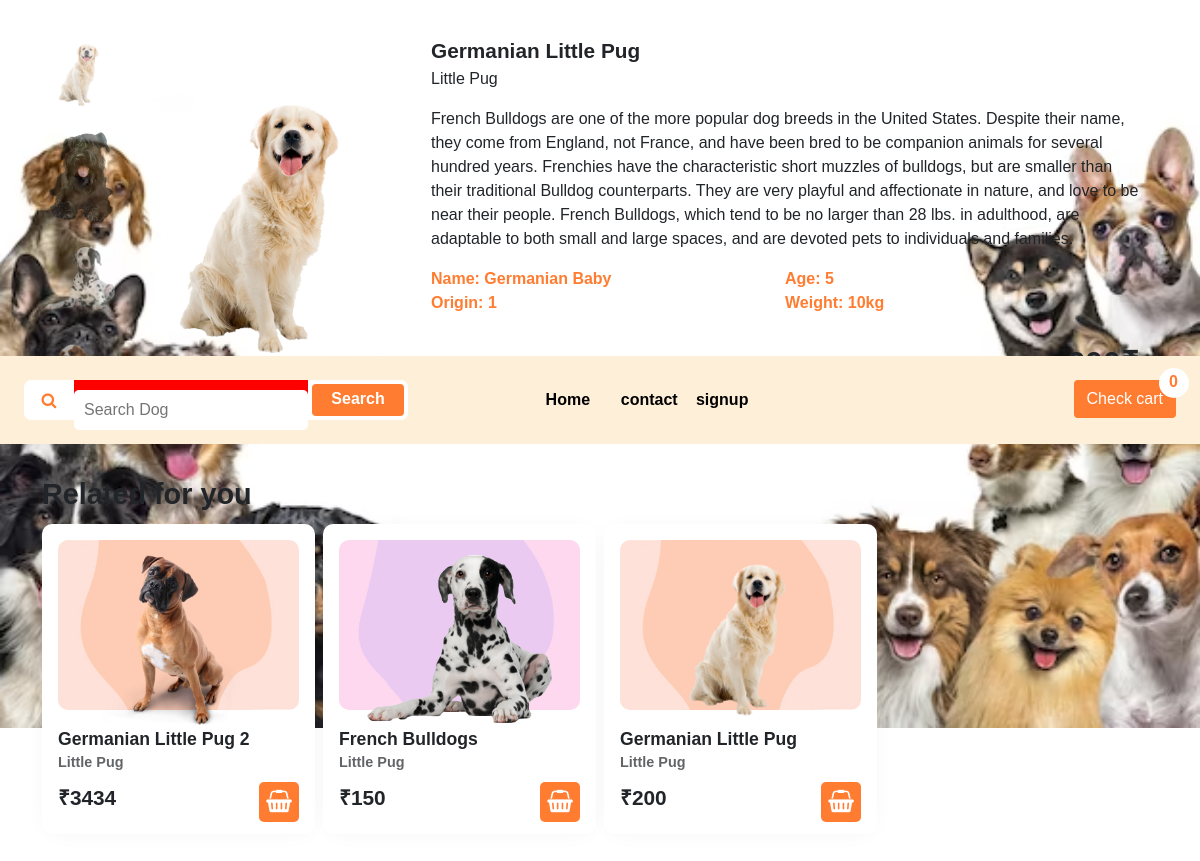
/detail/page/1, run on the app's committed database.
### tables this page shows
CREATE TABLE `tbl_post` (
  `id` int(11) NOT NULL,
  `title` varchar(255) DEFAULT NULL,
  `type` int(11) DEFAULT NULL,
  `content` text DEFAULT NULL,
  `name` varchar(255) DEFAULT NULL,
  `age` int(11) DEFAULT NULL,
  `origin` int(11) DEFAULT NULL,
  `weight` int(11) DEFAULT NULL,
  `price` float DEFAULT NULL,
  `image` varchar(1000) DEFAULT NULL,
  `background` int(11) DEFAULT NULL,
  `active` int(11) DEFAULT NULL
);

### mvc/core/Controller.php (called while the page is built, shortened)
<?php
class Controller{
    public function model($model){
        return new $model;
    }
    public function view($view, $data=[]){
        require_once "./mvc/views/".$view.".php";
    }
}
?>

### mvc/controllers/Detail.php (called while the page is built)
<?php
class Detail extends Controller{
	function Page($id){
		$GetModel= $this->model("tbl_post");
		$GetDetailPage = $GetModel ->GetDetailPage($id);
		$GetRelatePost = $GetModel ->GetRelatePost(1);
		$this->view("master",["Page"=>"Page","PageName"=>"Page","Detail"=>$GetDetailPage,"Relate"=>$GetRelatePost]);
	}
}
?>

### mvc/core/App.php (called while the page is built, shortened)
<?php
class App{
    protected $action="Home";
    function __construct(){
        $arr = $this->UrlProcess();
        if(isset($arr[0])){
            if( file_exists("./mvc/controllers/".$arr[0].".php") ){
                unset($arr[0]);
            }
        }
        $this->controller = new $this->controller;
        if(isset($arr[1])){
            if( method_exists( $this->controller , $arr[1]) ){
                $this->action = $arr[1];
            }
            unset($arr[1]);
        }
        $this->params = $arr?array_values($arr):[];
        call_user_func_array([$this->controller, $this->action], $this->params );
    }
    function UrlProcess(){
        if( isset($_GET["url"]) ){
            return explode("/", filter_var(trim($_GET["url"], "/")));
        }
    }
}
?>

### index.php (called while the page is built, shortened)
<?php
$myApp = new App();
?>

### mvc/core/DB.php (called while the page is built, shortened)
<?php
class DB{
    protected $servername = "localhost";
    protected $username = "root";
    protected $password = "";
    function __construct(){
        $this->con = mysqli_connect($this->servername, $this->username, $this->password);
    }
}
?>

### mvc/models/tbl_post.php (called while the page is built, shortened)
<?php
class tbl_post extends DB{
	public function GetDetailPage($id){
		$qr = "SELECT * FROM tbl_post WHERE tbl_post.id=$id";
		return mysqli_query($this->con, $qr);
	}
	public function GetRelatePost($type){
		$qr = "SELECT * FROM tbl_post WHERE tbl_post.type=$type ORDER BY id DESC";
		return mysqli_query($this->con, $qr);
	}
}
?>

### mvc/views/partials/page-relate-post.php (the view, shortened to what this page needs)
<?php
while($row = mysqli_fetch_array($data["Relate"])){
    if($row["type"] == 1){
        $type = "Little Pug";
    }elseif($row["type"] == 2){
        $type = "Big Pug";
    }
    echo '<div class="col-12 col-sm-6 col-md-4 col-lg-3 p-1">
    <div class="post--box p-3 bg-white shadow1" style="width: 100%;height: 310px;border-radius: 10px">
    <a href="../page/'.$row["id"].'" style="text-decoration:none;color:black">
    <div class="prinfImage'.$row["id"].'" style="width: 100%;height: 170px;background-image: url(../public/images/background/'.$row["background"].'.jpg);background-size: 100% 100%;background-repeat: no-repeat;border-radius: 10px;">
    </div>
    </a>
    <p class="font-weight-bold mt-3 mb-0" style="font-size: 110%">'.$row["title"].'</p>
    <p class="font-weight-bold mb-2" style="font-size: 90%;opacity: 0.7">'.$type.'</p>
    <p class="font-weight-bold float-left" style="font-size: 130%">₹'.$row["price"].'</p>
    <div onclick="addToCart('.$row["id"].',`'.$row["title"].'`,`'.$row["image"].'`,'.$row["price"].')" class="float-right text-center bg" style="width: 40px;height: 40px;border-radius: 5px"><i class="fa fa-shopping-basket text-white" aria-hidden="true" style="font-size: 140%;line-height: 38px"></i></div>
    <div style="clear: both;"></div>
    </div>
    </div><script type="text/javascript">
    $(document).ready(function(){
        var imageLink = "'.$row["image"].'";
        var imageLinkcut = imageLink.split(",",1);
        for (a in imageLinkcut) {
            var prinfImage = `<img src="../../public/images/product/`+imageLinkcut[a]+`"  width="100%" height="100%" style="object-fit: contain;margin-top: 15px;">`
            var x = document.getElementsByClassName("prinfImage'.$row["id"].'");
            for (i = 0; i < x.length; i++) {
                x[i].innerHTML = prinfImage;
            }
        }
        });
        </script>';
    }
    ?>

### mvc/views/pages/page.php (shortened to what this page needs)
<?php
$row = mysqli_fetch_array($data["Detail"]);
if($row["type"] == 1){
	$type = "Little Pug";
}elseif($row["type"] == 2){
	$type = "Big Pug";
}
?>
<div class="container" style="padding-top: 105px">
	<div style="width: 100%;">
		<div class="row m-0">
			<?php include("./mvc/views/partials/page-image-slide.php"); ?>
			<div class="col-12 col-md-6 col-lg-8 p-3">
				<p class="font-weight-bold mb-0" style="font-size: 130%"><?php echo $row['title']; ?></p>
				<p class="mb-3"><?php echo $type; ?></p>
				<p><?php echo $row['content']; ?></p>
				<div class="float-left" style="width: 50%">
					<p class="mb-0 cl font-weight-bold" style="overflow: hidden;max-height: 25px">Name: <?php echo $row['name']; ?></p>
					<p  class="mb-0 cl font-weight-bold" style="overflow: hidden;max-height:25px">Origin: <?php echo $row['origin']; ?></p>
				</div>
				<div class="float-left" style="width: 50%">
					<p class="mb-0 cl font-weight-bold" style="overflow: hidden;max-height: 25px">Age: <?php echo $row['age']; ?></p>
					<p  class="mb-0 cl font-weight-bold" style="overflow: hidden;max-height: 25px">Weight: <?php echo $row['weight']; ?>kg</p>
				</div>
				<p class="mt-4 font-weight-bold mb-0 float-right" style="font-size: 200%"><?php echo $row['price']; ?>₹</p>
				<div onclick="addToCart(<?php echo $row['id']; ?>,`<?php echo $row['name']; ?>`,`<?php echo $row['image']; ?>`,<?php echo $row['price']; ?>)" class="btn bg mt-3 text-white float-right ml-2"><i class="fa fa-shopping-basket text-white " aria-hidden="true"></i></div>
				<a href="../../payment/checkout">
					<div class="btn bg mt-3 text-white float-right">Buy here <i class="fa fa-hand-paper-o ml-1" aria-hidden="true"></i></div>
				</a>
			</div>
		</div>
	</div>
</div>
<div class="container pl-2 pr-2 pt-3 pb-5">
	<p class="font-weight-bold ml-1 mb-1" style="font-size: 180%">Related for you</p>
	<div class="row m-0">
		<?php include("./mvc/views/partials/page-relate-post.php"); ?>
	</div>
</div>

### petlogin/style.css (style rules this page uses)
body { background: #feefd8; background: url(../petlogin/large-group-dogs-looking-camera-.avif); background-size: 100%; background-repeat: no-repeat; background-position: center; display: flex; justify-content: center; align-items: center; height: 100vh; flex-direction: column; }
* { font-family: sans-serif; box-sizing: border-box; }

### mvc/views/master.php (style rules this page uses)
.bg { background: #ff7c30 }
.cl { color: #ff7c30; }
.shadow1 { -webkit-box-shadow: 0px 2px 27px -9px rgba(0,0,0,0.07); -moz-box-shadow: 0px 2px 27px -9px rgba(0,0,0,0.07); box-shadow: 0px 2px 27px -9px rgba(0,0,0,0.07); }

### data on the page
tbl_post: title "Germanian Little Pug", type "Little Pug", content "French Bulldogs are one of the more popular dog breeds in the United States. Despite their name, they come from England, not France, and have been bred to be companion animals for several hundred years. Frenchies have the characteristic short muzzles of bulldogs, but are smaller than their traditional Bulldog counterparts. They are very playful and affectionate in nature, and love to be near their people. French Bulldogs, which tend to be no larger than 28 lbs. in adulthood, are adaptable to both small and large spaces, and are devoted pets to individuals and families.", name "Germanian Baby", origin "1", age "5", weight "10", shows a picture, price "200"
tbl_post: shows a picture, title "Germanian Little Pug 2", type "Little Pug", price "3434"
tbl_post: shows a picture, title "French Bulldogs", type "Little Pug", price "150"
